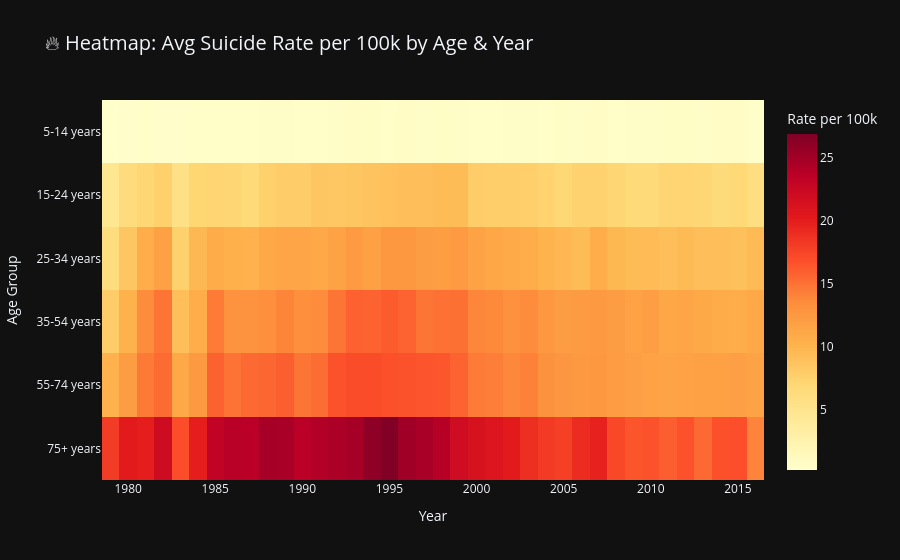

Here is the notebook cell this chart was saved with:
### Code cell
# ============================================================
# 3.8  INTERACTIVE: Heatmap — Suicide Rate by Year & Age Group
# ============================================================

heatmap_data = (
    df1_clean.groupby(['year', 'age'])['suicide_rate_per_100k']
    .mean()
    .reset_index()
)

heatmap_pivot = heatmap_data.pivot(
    index='age', columns='year', values='suicide_rate_per_100k'
)

fig = px.imshow(
    heatmap_pivot,
    title='🔥 Heatmap: Avg Suicide Rate per 100k by Age & Year',
    labels=dict(x='Year', y='Age Group', color='Rate per 100k'),
    color_continuous_scale='YlOrRd',
    aspect='auto',
    template='plotly_dark'
)
fig.update_layout(title_font_size=20)
fig.show()

### Figure 1 — Plotly figure (JSON) as saved in the notebook; plotly's stock layout.template omitted (floating-point values rounded to 4 significant figures; data arrays with more than 128 entries replaced by an {"elided": "..."} marker saying what was removed)
{"data": [{"coloraxis": "coloraxis", "hovertemplate": "Year: %{x}<br>Age Group: %{y}<br>Rate per 100k: %{z}<extra></extra>", "name": "0", "type": "heatmap", "x": [1979, 1980, 1981, 1982, 1983, 1984, 1985, 1986, 1987, 1988, 1989, 1990, 1991, 1992, 1993, 1994, 1995, 1996, 1997, 1998, 1999, 2000, 2001, 2002, 2003, 2004, 2005, 2006, 2007, 2008, 2009, 2010, 2011, 2012, 2013, 2014, 2015, 2016], "xaxis": "x", "y": ["5-14 years", "15-24 years", "25-34 years", "35-54 years", "55-74 years", "75+ years"], "yaxis": "y", "z": {"elided": "6x38 float values"}}], "layout": {"coloraxis": {"colorbar": {"title": {"text": "Rate per 100k"}}, "colorscale": [[0, "rgb(255,255,204)"], [0.125, "rgb(255,237,160)"], [0.25, "rgb(254,217,118)"], [0.375, "rgb(254,178,76)"], [0.5, "rgb(253,141,60)"], [0.625, "rgb(252,78,42)"], [0.75, "rgb(227,26,28)"], [0.875, "rgb(189,0,38)"], [1, "rgb(128,0,38)"]]}, "title": {"font": {"size": 20}, "text": "🔥 Heatmap: Avg Suicide Rate per 100k by Age & Year"}, "xaxis": {"anchor": "y", "domain": [0, 1], "title": {"text": "Year"}}, "yaxis": {"anchor": "x", "autorange": "reversed", "domain": [0, 1], "title": {"text": "Age Group"}}}}
